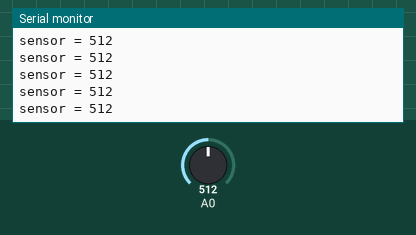
A sketch run on a simulated Arduino Uno, built with avr-gcc and run on an emulated ATmega328P. On the bench: the last lines printed to the serial monitor. The inputs (shaded band) are chosen by the test bench; at power-on: A0 = 512.

Above: at 8.7 s.
8.8 s: A0 set to 984
At 9.8 s:
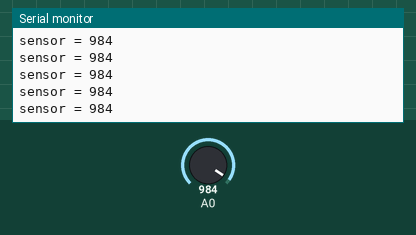
10.3 s: A0 set to 1008
At 10.8 s:
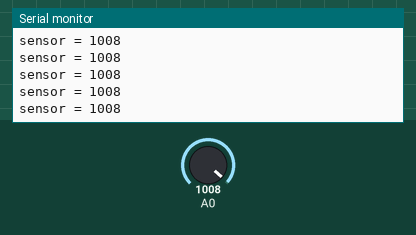
Timing chart, 0 to 13.3 s (numbered marks = the images above; inputs shaded):
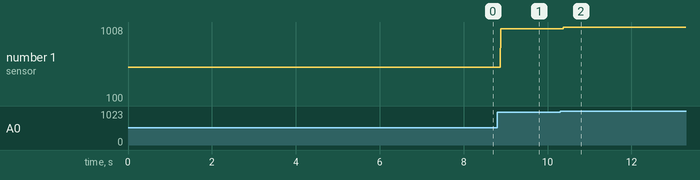

The sketch:

Potentio_meter.ino
```cpp
int sensorValue = 0;
void setup()
{
  pinMode(A0, INPUT);
  Serial.begin(9600);
}
void loop()
{
  sensorValue = analogRead(A0);

  Serial.print("sensor = ");
  Serial.println(sensorValue);
}
```

Measured:
- after the input at 8.8 s, the serial monitor: prints a new line after 0.08 s (image 1)
- after the input at 10.3 s, the serial monitor: prints a new line after 0.08 s (image 2)
- plotted number 1: 512 → 984 after the input at 8.8 s, 984 → 100 after the input at 10.3 s
